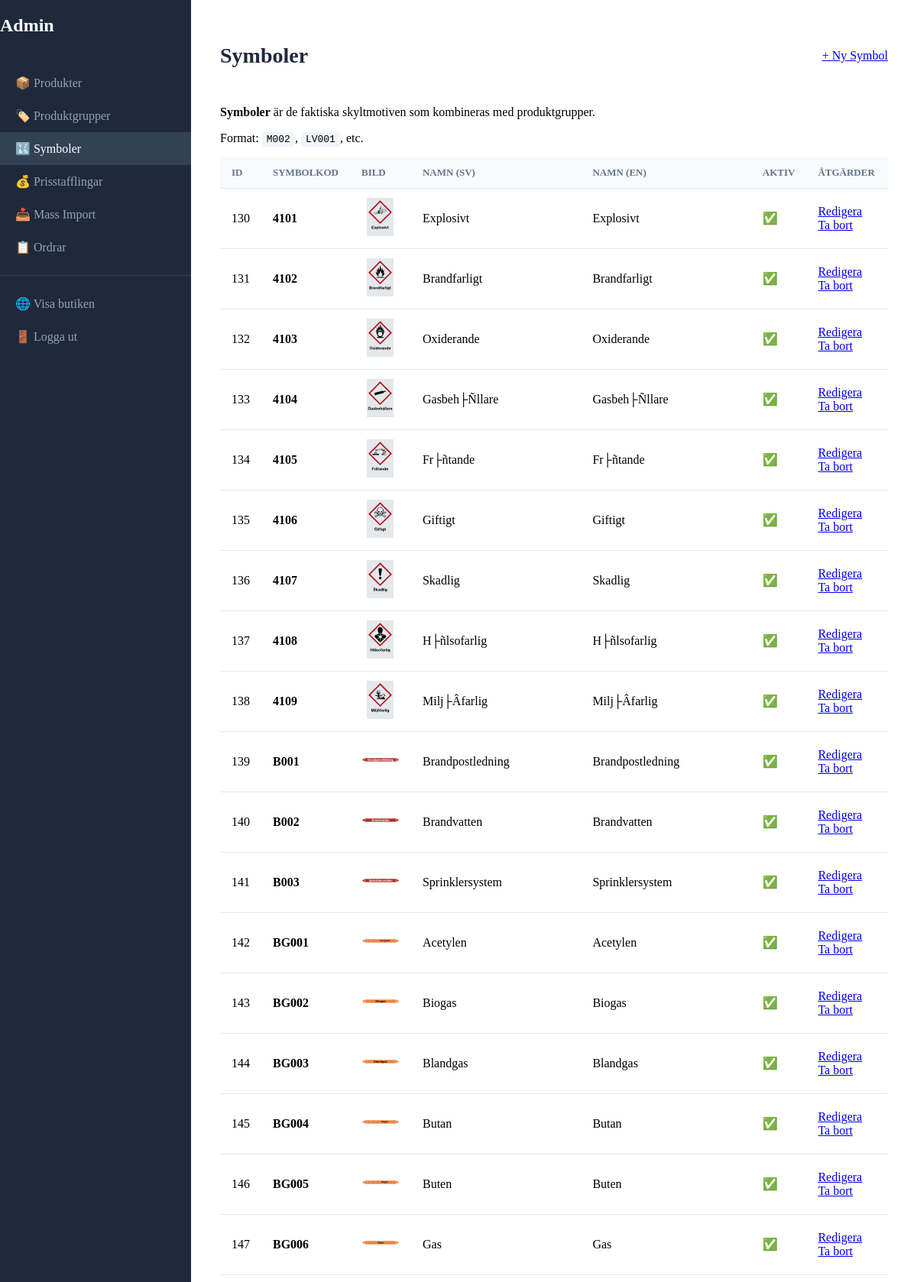
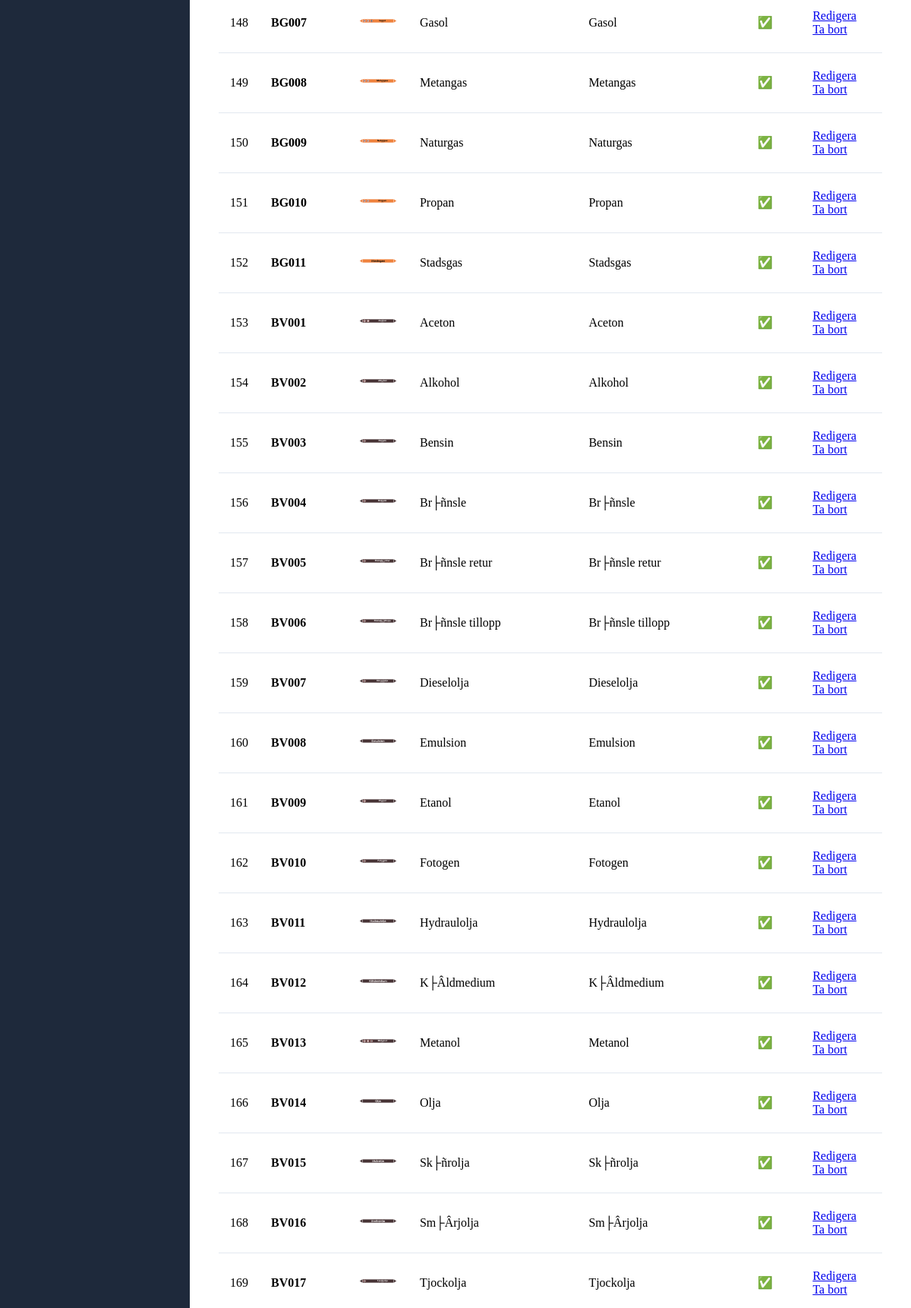
Page /admin/symboler.php (signed in, upper part) on the committed database (2 pictures, top to bottom).
### tables this page shows
CREATE TABLE `symbols` (
  `id` int NOT NULL AUTO_INCREMENT,
  `symbol_code` varchar(20) NOT NULL COMMENT 'M002, W015, PM001, BG001, RC015, etc.',
  `category` varchar(10) DEFAULT NULL,
  `name_sv` varchar(255) NOT NULL COMMENT 'Symbolnamn p├Ñ Svenska',
  `name_en` varchar(255) NOT NULL COMMENT 'Symbolnamn p├Ñ Engelska',
  `active` tinyint(1) DEFAULT '1',
  `created_at` timestamp NULL DEFAULT CURRENT_TIMESTAMP,
  `updated_at` timestamp NULL DEFAULT CURRENT_TIMESTAMP ON UPDATE CURRENT_TIMESTAMP,
  `images` text COMMENT 'Kommaseparerad lista med filnamn (utan s├Âkv├ñg), ex: placeholder.svg,image2.jpg',
  PRIMARY KEY (`id`),
  UNIQUE KEY `symbol_code` (`symbol_code`),
  KEY `idx_symbol_code` (`symbol_code`),
  KEY `idx_active` (`active`)
);

### admin/symboler.php (the view, shortened to what this page needs)
<?php
$symboler = [];
try {
    $db = getDBConnection();
    $stmt = $db->query("SELECT * FROM symbols ORDER BY symbol_code");
    $symboler = $stmt->fetchAll();
} catch (PDOException $e) {
    $message = 'Databasfel: ' . $e->getMessage();
    $messageType = 'error';
}
?>
<!DOCTYPE html>
<html lang="sv">
<head>
    <link rel="stylesheet" href="admin.css">
</head>
<body>
    <div class="admin-container">
        <aside class="admin-sidebar">
            <h2>Admin</h2>
            <nav class="admin-nav">
                <a href="index.php">📦 Produkter</a>
                <a href="produktgrupper.php">🏷️ Produktgrupper</a>
                <a href="symboler.php" class="active">🔣 Symboler</a>
                <a href="stafflingar.php">💰 Prisstafflingar</a>
                <a href="import.php">📥 Mass Import</a>
                <a href="ordrar.php">📋 Ordrar</a>
                <hr>
                <a href="<?php echo SITE_URL; ?>" target="_blank">🌐 Visa butiken</a>
                <a href="logout.php">🚪 Logga ut</a>
            </nav>
        </aside>
        <main class="admin-main">
            <div class="admin-header">
                <h1>Symboler</h1>
                <a href="symbol-form.php" class="btn btn-primary">+ Ny Symbol</a>
            </div>
            <div class="card">
                <div class="help-text">
                    <p><strong>Symboler</strong> är de faktiska skyltmotiven som kombineras med produktgrupper.</p>
                    <p>Format: <code>M002</code>, <code>LV001</code>, etc.</p>
                </div>
                <table class="admin-table">
                    <thead>
                        <tr>
                            <th>ID</th>
                            <th>Symbolkod</th>
                            <th>Bild</th>
                            <th>Namn (SV)</th>
                            <th>Namn (EN)</th>
                            <th>Aktiv</th>
                            <th>Åtgärder</th>
                        </tr>
                    </thead>
                    <tbody>
                        <?php if (count($symboler) > 0): ?>
                            <?php foreach ($symboler as $symbol): ?>
                            <tr>
                                <td><?php echo $symbol['id']; ?></td>
                                <td><strong><?php echo htmlspecialchars($symbol['symbol_code']); ?></strong></td>
                                <td>
                                    <?php
                                    $images = !empty($symbol['images']) ? explode(',', $symbol['images']) : [];
                                    $firstImage = !empty($images) ? trim($images[0]) : '';
                                    if ($firstImage):
                                    ?>
                                    <img src="<?php echo SITE_URL; ?>/uploads/symbols/<?php echo htmlspecialchars($firstImage); ?>"
                                         alt="<?php echo htmlspecialchars($symbol['symbol_code']); ?>"
                                         style="width: 50px; height: 50px; object-fit: contain;">
                                    <?php else: ?>
                                    <span>Ingen bild</span>
                                    <?php endif; ?>
                                </td>
                                <td><?php echo htmlspecialchars($symbol['name_sv'] ?? ''); ?></td>
                                <td><?php echo htmlspecialchars($symbol['name_en'] ?? ''); ?></td>
                                <td><?php echo $symbol['active'] ? '✅' : '❌'; ?></td>
                                <td class="actions">
                                    <a href="symbol-form.php?id=<?php echo $symbol['id']; ?>" class="btn btn-sm">Redigera</a>
                                    <a href="?delete=<?php echo $symbol['id']; ?>"
                                       class="btn btn-sm btn-danger"
                                       onclick="return confirm('Är du säker på att du vill ta bort denna symbol?')">Ta bort</a>
                                </td>
                            </tr>
                            <?php endforeach; ?>
                        <?php endif; ?>
                    </tbody>
                </table>
            </div>
        </main>
    </div>
</body>
</html>

### admin/admin.css (style rules this page uses)
.admin-sidebar { width: 250px; background: #1e293b; color: white; position: fixed; top: 0; left: 0; bottom: 0; overflow-y: auto; }
.admin-nav { padding: 20px 0; }
.admin-nav a { display: block; padding: 12px 20px; color: #94a3b8; text-decoration: none; transition: all 0.2s; }
.admin-nav a:hover, .admin-nav a.active { background: #334155; color: white; }
.admin-nav hr { border: none; border-top: 1px solid #334155; margin: 15px 0; }
.admin-main { flex: 1; margin-left: 250px; padding: 30px; }
.admin-header { display: flex; justify-content: space-between; align-items: center; margin-bottom: 30px; }
.admin-header h1 { font-size: 28px; color: #1e293b; }
.admin-table { width: 100%; border-collapse: collapse; }
.admin-table th, .admin-table td { padding: 12px 15px; text-align: left; border-bottom: 1px solid #e2e8f0; }
.admin-table th { background: #f8fafc; font-weight: 600; font-size: 13px; text-transform: uppercase; color: #64748b; }
hr { border: none; border-top: 1px solid #e2e8f0; margin: 20px 0; }
code { background: #f1f5f9; padding: 2px 6px; border-radius: 4px; font-size: 13px; }

### rows in the picture
symbols: id "130", symbol_code "4101", images+symbol_code (picture), name_sv "Explosivt", name_en "Explosivt"
symbols: id "131", symbol_code "4102", images+symbol_code (picture), name_sv "Brandfarligt", name_en "Brandfarligt"
symbols: id "132", symbol_code "4103", images+symbol_code (picture), name_sv "Oxiderande", name_en "Oxiderande"
symbols: id "133", symbol_code "4104", images+symbol_code (picture), name_sv "Gasbeh├Ñllare", name_en "Gasbeh├Ñllare"
symbols: id "134", symbol_code "4105", images+symbol_code (picture), name_sv "Fr├ñtande", name_en "Fr├ñtande"
symbols: id "135", symbol_code "4106", images+symbol_code (picture), name_sv "Giftigt", name_en "Giftigt"
symbols: id "136", symbol_code "4107", images+symbol_code (picture), name_sv "Skadlig", name_en "Skadlig"
symbols: id "137", symbol_code "4108", images+symbol_code (picture), name_sv "H├ñlsofarlig", name_en "H├ñlsofarlig"
symbols: id "138", symbol_code "4109", images+symbol_code (picture), name_sv "Milj├Âfarlig", name_en "Milj├Âfarlig"
symbols: id "139", symbol_code "B001", images+symbol_code (picture), name_sv "Brandpostledning", name_en "Brandpostledning"
symbols: id "140", symbol_code "B002", images+symbol_code (picture), name_sv "Brandvatten", name_en "Brandvatten"
symbols: id "141", symbol_code "B003", images+symbol_code (picture), name_sv "Sprinklersystem", name_en "Sprinklersystem"
symbols: id "142", symbol_code "BG001", images+symbol_code (picture), name_sv "Acetylen", name_en "Acetylen"
symbols: id "143", symbol_code "BG002", images+symbol_code (picture), name_sv "Biogas", name_en "Biogas"
symbols: id "144", symbol_code "BG003", images+symbol_code (picture), name_sv "Blandgas", name_en "Blandgas"
symbols: id "145", symbol_code "BG004", images+symbol_code (picture), name_sv "Butan", name_en "Butan"
symbols: id "146", symbol_code "BG005", images+symbol_code (picture), name_sv "Buten", name_en "Buten"
symbols: id "147", symbol_code "BG006", images+symbol_code (picture), name_sv "Gas", name_en "Gas"
symbols: id "148", symbol_code "BG007", images+symbol_code (picture), name_sv "Gasol", name_en "Gasol"
symbols: id "149", symbol_code "BG008", images+symbol_code (picture), name_sv "Metangas", name_en "Metangas"
symbols: id "150", symbol_code "BG009", images+symbol_code (picture), name_sv "Naturgas", name_en "Naturgas"
symbols: id "151", symbol_code "BG010", images+symbol_code (picture), name_sv "Propan", name_en "Propan"
symbols: id "152", symbol_code "BG011", images+symbol_code (picture), name_sv "Stadsgas", name_en "Stadsgas"
symbols: id "153", symbol_code "BV001", images+symbol_code (picture), name_sv "Aceton", name_en "Aceton"
symbols: id "154", symbol_code "BV002", images+symbol_code (picture), name_sv "Alkohol", name_en "Alkohol"
symbols: id "155", symbol_code "BV003", images+symbol_code (picture), name_sv "Bensin", name_en "Bensin"
symbols: id "156", symbol_code "BV004", images+symbol_code (picture), name_sv "Br├ñnsle", name_en "Br├ñnsle"
symbols: id "157", symbol_code "BV005", images+symbol_code (picture), name_sv "Br├ñnsle retur", name_en "Br├ñnsle retur"
symbols: id "158", symbol_code "BV006", images+symbol_code (picture), name_sv "Br├ñnsle tillopp", name_en "Br├ñnsle tillopp"
symbols: id "159", symbol_code "BV007", images+symbol_code (picture), name_sv "Dieselolja", name_en "Dieselolja"
symbols: id "160", symbol_code "BV008", images+symbol_code (picture), name_sv "Emulsion", name_en "Emulsion"
symbols: id "161", symbol_code "BV009", images+symbol_code (picture), name_sv "Etanol", name_en "Etanol"
symbols: id "162", symbol_code "BV010", images+symbol_code (picture), name_sv "Fotogen", name_en "Fotogen"
symbols: id "163", symbol_code "BV011", images+symbol_code (picture), name_sv "Hydraulolja", name_en "Hydraulolja"
symbols: id "164", symbol_code "BV012", images+symbol_code (picture), name_sv "K├Âldmedium", name_en "K├Âldmedium"
symbols: id "165", symbol_code "BV013", images+symbol_code (picture), name_sv "Metanol", name_en "Metanol"
symbols: id "166", symbol_code "BV014", images+symbol_code (picture), name_sv "Olja", name_en "Olja"
symbols: id "167", symbol_code "BV015", images+symbol_code (picture), name_sv "Sk├ñrolja", name_en "Sk├ñrolja"
symbols: id "168", symbol_code "BV016", images+symbol_code (picture), name_sv "Sm├Ârjolja", name_en "Sm├Ârjolja"
symbols: id "169", symbol_code "BV017", images+symbol_code (picture), name_sv "Tjockolja", name_en "Tjockolja"
